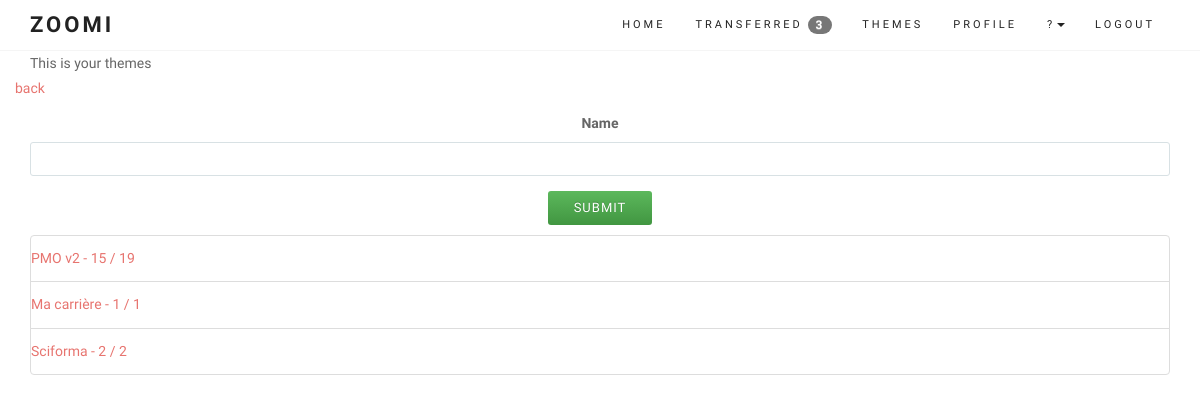
Screenshot of /themes/ (signed in) with the database file from the repository.
### core/models.py (models this page shows, shortened)
class UserProfile(models.Model):
	user = models.OneToOneField(User, on_delete=models.CASCADE)
	company = models.CharField(max_length=50)
	def get_entry_transfered(self):
		return self.user.entry_set.filter(transfered=True, done=False).count()

class Theme(models.Model):
	user = models.ForeignKey(User)
	name = models.CharField(max_length=100, null=True, blank=True)
	created_at = models.DateTimeField(auto_now_add=True)
	def theme_entry_url(self):
		return reverse (viewname="themedetails", args=[self.id])
	def get_entry_done(self):
		return self.entry_set.filter(done=True)

### core/views.py (the view, shortened to what this page needs)
# urls.py: url(r'^themes/$', login_required(coreviews.ThemeListAppendView.as_view()), name='themelist'),
class ThemeListAppendView(ListThemeView):
	model = coremodels.Theme
	template_name = 'theme/list.html'
	context_object_name = 'theme'
	def get_queryset(self):
		return coremodels.Theme.objects.filter(user=self.request.user).order_by('created_at')

### core/models.py
class ThemeCreateForm(ModelForm):
	class Meta:
		model = Theme
		fields = ['name'] # the form on the homepage
	def __init__(self, *args, **kwargs): # current_business, as parameter (cf Creeam)
		super(ThemeCreateForm, self).__init__(*args, **kwargs)
		self.fields['name'].widget.attrs['autofocus'] = "on"

### core/models.py (called while the page is built)
	def get(self, request, *args, **kwargs):
		self.object_list = self.get_queryset()
		allow_empty = self.get_allow_empty()
		if not allow_empty and len(self.object_list) == 0:
			raise Http404(_(u"Empty list and '%(class_name)s.allow_empty' is False.")
							% {'class_name': self.__class__.__name__})
		self.object = None
		form_class = self.get_form_class()
		form = self.get_form(form_class)
		context = self.get_context_data(object_list=self.object_list, form=form)
		return self.render_to_response(context)

### templates/theme/list.html (shortened to what this page needs)
{% extends "base/theme.html" %}
{% load sitegate %}
{% load staticfiles %}
{% block page_sub_title %}
This is your themes
{% endblock %}
{% block content %}
<link rel="stylesheet" href="{% static "css/zoomi.css" %}">
<section id="services">
	<div class="container">
		<div class="row ">
			<a href="/">back</a>
				{% include 'theme/create.html' %}
		</div>
		<div class="row ">
			<div class="col-lg-12 text-center">
						<ul id="comment_list">
						   	{% for objects in object_list %}
{% block detail %}
									{% include 'theme/details.html' %}
{% endblock %}
							{% endfor %}
						</ul>
			</div>
		</div>
	</div>
</section>
{% endblock %}

### templates/base/theme.html (shortened to what this page needs)
{% load staticfiles %}
{% load widget_tweaks %}
<!DOCTYPE html>
<html lang="en">
<head>
{% block css_js %}
		<link rel="stylesheet" href="https://maxcdn.bootstrapcdn.com/bootstrap/3.3.6/css/bootstrap.min.css">
		<link rel="stylesheet" href="https://maxcdn.bootstrapcdn.com/bootstrap/3.3.6/css/bootstrap-theme.min.css">
	<link href="{% static "css/font-awesome.min.css" %}" rel="stylesheet" media="screen">
	<link href="{% static "css/simple-line-icons.css" %}" rel="stylesheet" media="screen">
	<link href="{% static "css/animate.css" %}" rel="stylesheet">
	<link href="{% static "css/style.css" %}" rel="stylesheet" media="screen">
	<link rel="stylesheet" href="https://code.jquery.com/mobile/1.4.5/jquery.mobile-1.4.5.min.css" />
{% endblock %}
</head>
<body>
{% block navigation %}
	<header class="header">
		<nav class="navbar navbar-custom" role="navigation">
			<div class="container">
				<div class="navbar-header">
					<a class="navbar-brand" href="/">Zoomi</a>
				</div>
				<div class="collapse navbar-collapse" id="custom-collapse" data-role="navbar">
					<ul class="nav navbar-nav navbar-right">
						<li><a href="/">Home</a></li>
						{% if user.is_authenticated %}
						<li>
						    <a class="page-scroll" href="/transferred">Transferred <span class="badge">{{ user.userprofile.get_entry_transfered }}</span></a>
						</li>
						<li>
						    <a class="page-scroll" href="/themes">Themes</a>
						</li>
						<li>
						    <a class="page-scroll" href="/user/details">Profile</a>
						</li>
						<li class="dropdown">
					          <a href="#" class="dropdown-toggle" data-toggle="dropdown" role="button" aria-haspopup="true" aria-expanded="false">?<span class="caret"></span></a>
					    </li>
						<li>
						    <a class="page-scroll" href="/logout">Logout</a>
						</li>
						{% endif %}
 					</ul>
				</div>
			</div>
		</nav>
	</header>
{% endblock %}
<div class="container">
	<div class="row">
		<div class="col-sm-12">
{% block page_sub_title %}
{% endblock %}
		</div>
	</div>
</div>
{% block content %}{% endblock %}
</body>
</html>

### templates/theme/details.html
								<li id="entry_{{ objects.id }}" class="list-group-item {% if objects.section == 1 %}active{% endif %}">
								  	<div class="row">
								  			<a href="{{ objects.theme_entry_url }}">{{ objects.name }} - {{ objects.get_entry_done.count }} / {{ objects.entry_set.count }}</a>
									</div>
								</li>

### static/css/style.css (style rules this page uses)
body { font: 300 14px/1.8 'Raleway', sans-serif; color: #666; overflow-x: hidden; }
a { color: #E7746F; }
.navbar a, .form-control { -webkit-transition: all 0.4s ease-in-out 0s; -moz-transition: all 0.4s ease-in-out 0s; -ms-transition: all 0.4s ease-in-out 0s; -o-transition: all 0.4s ease-in-out 0s; transition: all 0.4s ease-in-out 0s; }
a, .btn { -webkit-transition: all 0.125s ease-in-out 0s; -moz-transition: all 0.125s ease-in-out 0s; -ms-transition: all 0.125s ease-in-out 0s; -o-transition: all 0.125s ease-in-out 0s; transition: all 0.125s ease-in-out 0s; }
.btn, .form-control, .form-control:hover, .form-control:focus, .navbar-custom .dropdown-menu { -webkit-box-shadow: none; box-shadow: none; }
.btn, .iconbox, .progress, #filter li, .scroll-up a, .form-control, .input-group-addon { -webkit-border-radius: 3px; -moz-border-radius: 3px; -o-border-radius: 3px; border-radius: 3px; }
.form-control { background: #FFF; border: 1px solid #D8E1E4; font-size: 12px; padding: 0 15px; }
.header { border-bottom: 1px solid #f5f5f5; position: relative; width: 100%; z-index: 998; }
.navbar-custom { border: 0; border-radius: 0; margin: 0; text-transform: uppercase; font-family: Raleway, sans-serif; }
.navbar-custom, .navbar-custom .dropdown-menu { background: #fff; padding: 0; }
.navbar-custom .navbar-brand, .navbar-custom .navbar-nav > li > a, .navbar-custom .navbar-nav .dropdown-menu > li > a { font-size: 11px; letter-spacing: 3px; color: #222; }
.navbar-custom .navbar-brand { font-weight: 700; font-size: 22px; font-family: Lobster, cursive; }

### static/css/zoomi.css (style rules this page uses)
html { position: relative; min-height: 100%; }
body { margin-bottom: 130px; }
ul { padding: 0; text-align: left; list-style: none; }

### rows the page displays
Theme: name "PMO v2", get_entry_done.count "15", entry_set.count "19"
Theme: name "Ma carrière", get_entry_done.count "1", entry_set.count "1"
Theme: name "Sciforma", get_entry_done.count "2", entry_set.count "2"

### other values shown
{{ user.userprofile.get_entry_transfered }} "3"
{{ field.label }} "Name"
